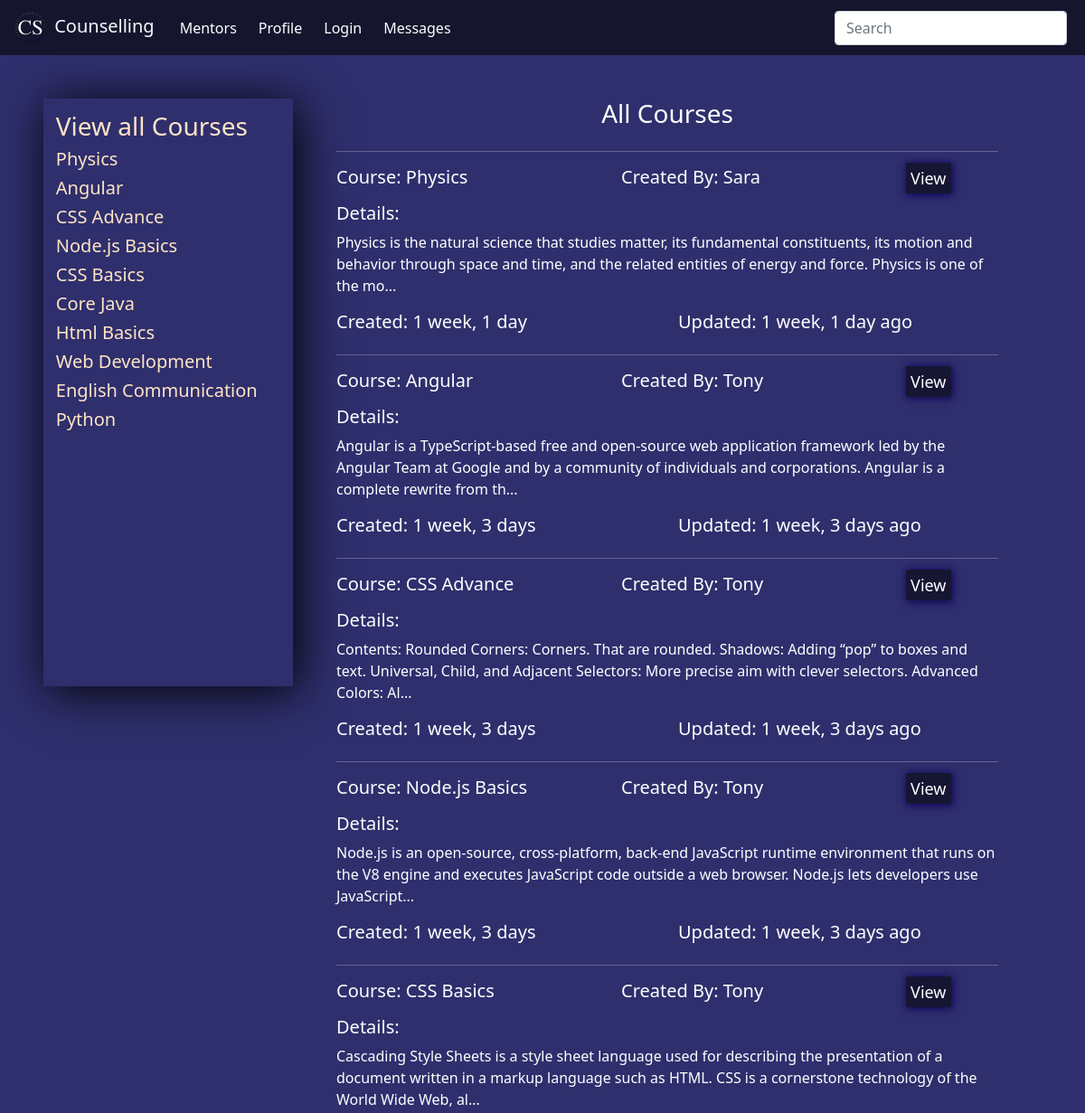
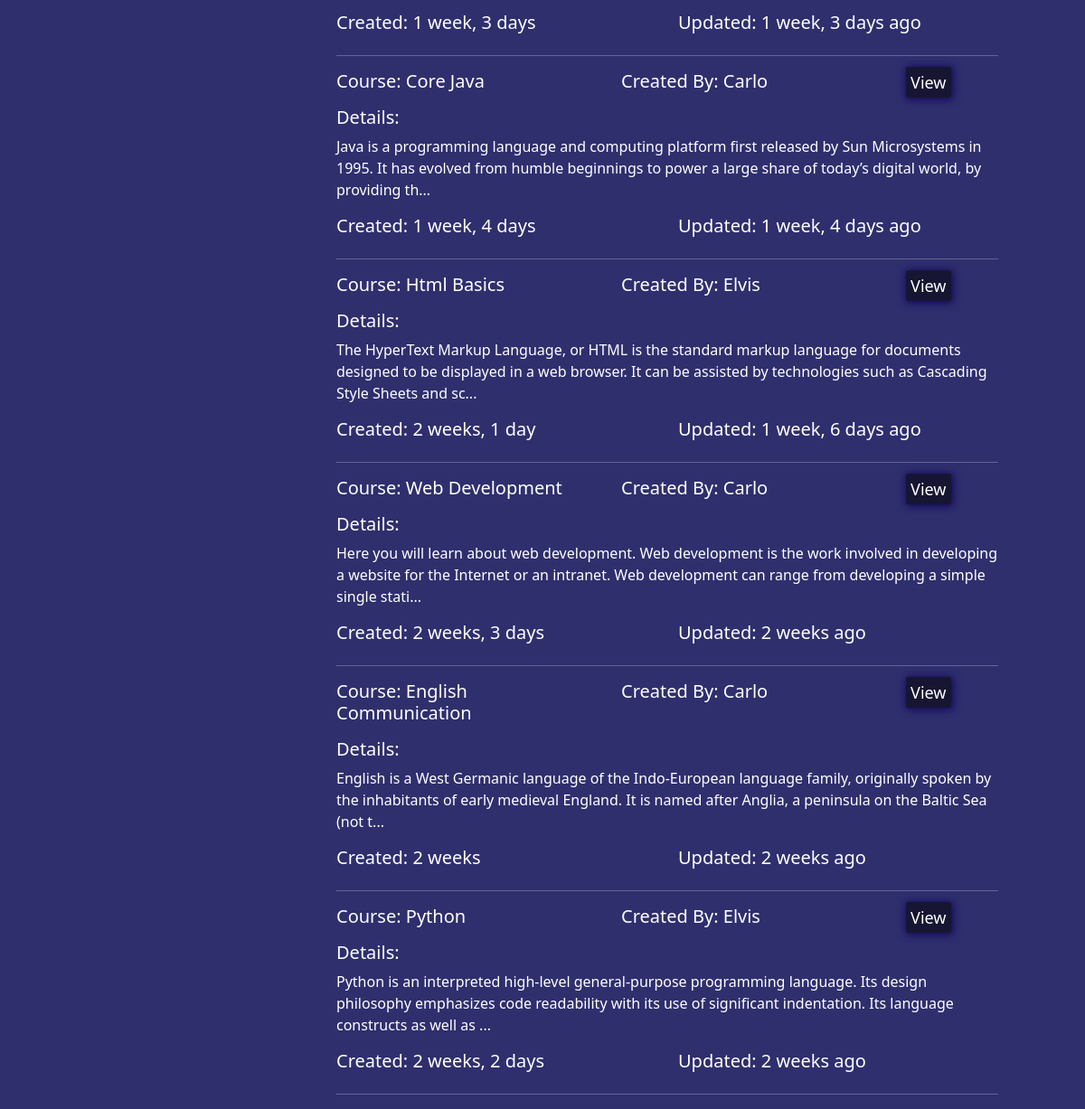
Screenshot of /course/ with the database file from the repository (2 pictures, top to bottom).
### base/models.py (models this page shows, shortened)
class course(models.Model):
    user = models.ForeignKey(User, on_delete=models.SET_NULL, null=True)
    course_name = models.CharField(max_length=100)
    course_description = models.TextField(null=True)
    course_isactive = models.BooleanField(default=True)
    course_created = models.DateTimeField(auto_now_add=True)
    course_updated = models.DateTimeField(auto_now=True)
    class Meta:
        ordering = ['-course_updated', '-course_created']

### base/views.py (the view)
# urls.py: path('course/', views.courseDetails, name='course'),
def courseDetails(request):
    courses = course.objects.all()
    mentors = User.objects.filter(groups=1)
    user = request.user
    if user.is_superuser:
        students = User.objects.filter(groups=2)
    else:
        followers = follower.objects.filter(mentor=user)
        students = []
        for i in followers:
            stu = User.objects.get(username=i.student)
            students.append(stu)
    applied_course = applyforcourse.objects.all()
    context = {
        "courses":courses,
        "mentors":mentors,
        "students":students,
        "appliedcourse":applied_course,
    }
    return render(request, 'course.html', context)

### templates/course.html
{% extends 'main.html' %}
{% block content %}
<div class="container-dash mt-5 mx-5">
    {% include 'managepage.html' %}
    {% include 'coursecontent.html' %}
</div>
{% endblock content %}

### templates/managepage.html (shortened to what this page needs)
{% if request.user.is_superuser or request.user.is_staff %}
    <div class="manage">
        <a href="{% url 'course' %}">
        {% if request.user.is_superuser %}
            <h3>Manage Courses ({{courses.count}})</h3>
        {% else %}
            <h3>All Courses</h3>
        {% endif %}
        </a>
        {% if request.user.is_superuser %}
            {% for course in courses|slice:":4" %}
            {% if request.user == course.user or request.user.is_superuser %}
            {% if course.course_isactive == True %}
            <a href="{% url 'view-course' course.id %}">
            <h5>{{course.course_name}}</h5>
            </a>
            {% endif %}
            {% endif %}
            {% endfor %}
        {% else %}
            {% for course in courses %}
            {% if request.user == course.user or request.user.is_superuser %}
            {% if course.course_isactive == True %}
            <a href="{% url 'view-course' course.id %}">
            <h5>{{course.course_name}}</h5>
            </a>
            {% endif %}
            {% endif %}
            {% endfor %}
        {% endif %}
        {% if not request.user.is_superuser %}
        {% else %}
        <hr>
        <a href="{% url 'mentors' %}">
        <h3>Manage Mentors ({{mentors.count}})</h3>
        </a>
        {% for mentor in mentors|slice:":4" %}
        <a href="{% url 'view-profile' mentor.id %}">
        <h5>{{mentor.username}}</h5>
        </a>
        {% endfor %}
        {% endif %}
        <hr>
        <a href="{% url 'students' %}">
        {% if request.user.is_superuser %}
        <h3>Manage Students ({{students.count}})</h3>
        {% else %}
        <h3>Manage Students</h3>
        {% endif %}
        </a>
        {% for student in students|slice:":4" %}
        <a href="{% url 'view-profile' student.id %}">
        <h5>{{student.username}}</h5>
        </a>
        {% endfor %}
    </div>
    {% else %}
    <div class="manage">
        <a href="{% url 'course' %}">
            <h3>View all Courses</h3>
        </a>
        {% for course in courses|slice:":15" %}
        {% if course.course_isactive == True %}
        <a href="{% url 'view-course' course.id %}">
        <h5>{{course.course_name}}</h5>
        </a>
        {% endif %}
        {% endfor %}
    </div>
{% endif %}

### templates/coursecontent.html (shortened to what this page needs)
<div class="dashboard mx-5">
    <h3 class="text-center mb-4">All Courses</h3>
    <hr>
    {% for course in courses %}
    {% if course.course_isactive == True %}
    <div class="row mb-2">
        <div class="col">
            <h5>Course: {{course.course_name}}</h5>
        </div>
        <div class="col">
            <h5>Created By: {{course.user.first_name}}</h5>
        </div>
        {% if request.user == course.user or request.user.is_superuser %}
        <div class="col-2">
            <div class="login-inp">
                <a href="{% url 'edit-course' course.id %}" id="edit-btn">Edit</a>
            </div>
        </div>
        <div class="col-2">
            <div class="login-inp">
                <a href="{% url 'view-course' course.id %}" id="edit-btn">View</a>
            </div>
        </div>
        {% else %}
        <div class="col-2">
            <div class="login-inp">
                <a href="{% url 'view-course' course.id %}" id="edit-btn">View</a>
            </div>
        </div>
        {% endif %}
        </div>
    <h5>Details:</h5>
    <p>{{course.course_description|slice:":200"}}...</p>
    <div class="row mb-2">
        <div class="col">
            <h5>Created: {{course.course_created|timesince}}</h5>
        </div>
        <div class="col">
            <h5>Updated: {{course.course_updated|timesince}} ago</h5>
        </div>
    </div>
    <hr>
    {% endif %}
    {% endfor %}
</div>

### static/main.css (style rules this page uses)
body { color: white; background-color: rgb(47, 47, 110); }
.container-dash { display: grid; grid-template-columns: 1fr 3fr; }

### templates/managepage.html (style rules this page uses)
.manage a { text-decoration: none; color: bisque; }
.manage { max-height: 650px; padding: 5%; box-shadow: 5px 5px 50px black; margin-bottom: 2%; }

### templates/coursecontent.html (style rules this page uses)
.login-inp a { text-decoration: none; padding: 5%; margin-top: 2%; font-size: large; box-shadow: 1px 1px 10px 1px rgb(17, 4, 90); transform: translateY(-2%); border: none; margin-right: 1%; border-radius: 4%; background-color: rgb(22, 22, 51); color: white; }

### rows the page displays
course: course_name "Physics", user.first_name "Sara", shows "View", course_description "Physics is the natural science that studies matter, its fundamental constituents, its motion and behavior through space and time, and the related entities of energy and force. Physics is one of the mo", course_created "1 week, 1 day", course_updated "1 week, 1 day"
course: course_name "Angular", user.first_name "Tony", shows "View", course_description "Angular is a TypeScript-based free and open-source web application framework led by the Angular Team at Google and by a community of individuals and corporations. Angular is a complete rewrite from th", course_created "1 week, 3 days", course_updated "1 week, 3 days"
course: course_name "CSS Advance", user.first_name "Tony", shows "View", course_description "Contents: Rounded Corners: Corners. That are rounded. Shadows: Adding “pop” to boxes and text. Universal, Child, and Adjacent Selectors: More precise aim with clever selectors. Advanced Colors: Al", course_created "1 week, 3 days", course_updated "1 week, 3 days"
course: course_name "Node.js Basics", user.first_name "Tony", shows "View", course_description "Node.js is an open-source, cross-platform, back-end JavaScript runtime environment that runs on the V8 engine and executes JavaScript code outside a web browser. Node.js lets developers use JavaScript", course_created "1 week, 3 days", course_updated "1 week, 3 days"
course: course_name "CSS Basics", user.first_name "Tony", shows "View", course_description "Cascading Style Sheets is a style sheet language used for describing the presentation of a document written in a markup language such as HTML. CSS is a cornerstone technology of the World Wide Web, al", course_created "1 week, 3 days", course_updated "1 week, 3 days"
course: course_name "Core Java", user.first_name "Carlo", shows "View", course_description "Java is a programming language and computing platform first released by Sun Microsystems in 1995. It has evolved from humble beginnings to power a large share of today’s digital world, by providing th", course_created "1 week, 4 days", course_updated "1 week, 4 days"
course: course_name "Html Basics", user.first_name "Elvis", shows "View", course_description "The HyperText Markup Language, or HTML is the standard markup language for documents designed to be displayed in a web browser. It can be assisted by technologies such as Cascading Style Sheets and sc", course_created "2 weeks, 1 day", course_updated "1 week, 6 days"
course: course_name "Web Development", user.first_name "Carlo", shows "View", course_description "Here you will learn about web development. Web development is the work involved in developing a website for the Internet or an intranet. Web development can range from developing a simple single stati", course_created "2 weeks, 3 days", course_updated "2 weeks"
course: course_name "English Communication", user.first_name "Carlo", shows "View", course_description "English is a West Germanic language of the Indo-European language family, originally spoken by the inhabitants of early medieval England. It is named after Anglia, a peninsula on the Baltic Sea (not t", course_created "2 weeks", course_updated "2 weeks"
course: course_name "Python", user.first_name "Elvis", shows "View", course_description "Python is an interpreted high-level general-purpose programming language. Its design philosophy emphasizes code readability with its use of significant indentation. Its language constructs as well as", course_created "2 weeks, 2 days", course_updated "2 weeks"
